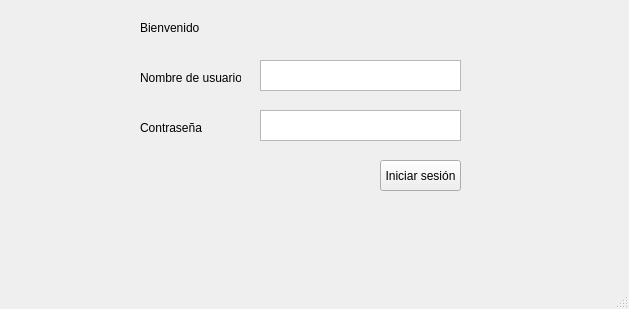
<?xml version="1.0" encoding="UTF-8"?>
<ui version="4.0">
 <class>MainWindow</class>
 <widget class="QMainWindow" name="MainWindow">
  <property name="geometry">
   <rect>
    <x>0</x>
    <y>0</y>
    <width>629</width>
    <height>309</height>
   </rect>
  </property>
  <property name="windowTitle">
   <string>MainWindow</string>
  </property>
  <widget class="QWidget" name="centralwidget">
   <widget class="QPushButton" name="btn_login">
    <property name="geometry">
     <rect>
      <x>380</x>
      <y>160</y>
      <width>81</width>
      <height>31</height>
     </rect>
    </property>
    <property name="text">
     <string>Iniciar sesión</string>
    </property>
   </widget>
   <widget class="QTextEdit" name="txt_pwdLogin">
    <property name="geometry">
     <rect>
      <x>260</x>
      <y>110</y>
      <width>201</width>
      <height>31</height>
     </rect>
    </property>
   </widget>
   <widget class="QLabel" name="lbl_userLogin">
    <property name="geometry">
     <rect>
      <x>140</x>
      <y>70</y>
      <width>101</width>
      <height>16</height>
     </rect>
    </property>
    <property name="text">
     <string>Nombre de usuario</string>
    </property>
   </widget>
   <widget class="QLabel" name="lbl_pwdLogin">
    <property name="geometry">
     <rect>
      <x>140</x>
      <y>120</y>
      <width>71</width>
      <height>16</height>
     </rect>
    </property>
    <property name="text">
     <string>Contraseña</string>
    </property>
   </widget>
   <widget class="QTextEdit" name="txt_userLogin">
    <property name="geometry">
     <rect>
      <x>260</x>
      <y>60</y>
      <width>201</width>
      <height>31</height>
     </rect>
    </property>
   </widget>
   <widget class="QLabel" name="lbl_login">
    <property name="geometry">
     <rect>
      <x>140</x>
      <y>20</y>
      <width>181</width>
      <height>16</height>
     </rect>
    </property>
    <property name="text">
     <string>Bienvenido</string>
    </property>
   </widget>
  </widget>
  <widget class="QMenuBar" name="menubar">
   <property name="geometry">
    <rect>
     <x>0</x>
     <y>0</y>
     <width>629</width>
     <height>21</height>
    </rect>
   </property>
  </widget>
  <widget class="QStatusBar" name="statusbar"/>
 </widget>
 <resources/>
 <connections/>
</ui>
